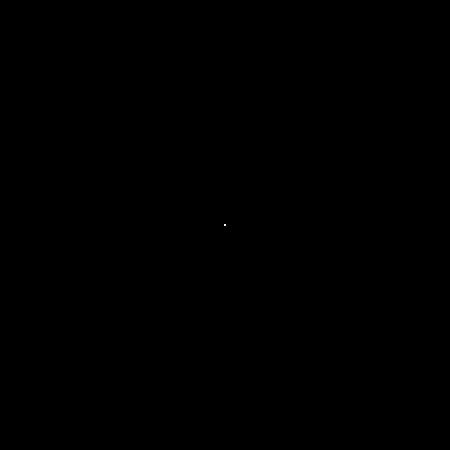
Frame 1 (no input)
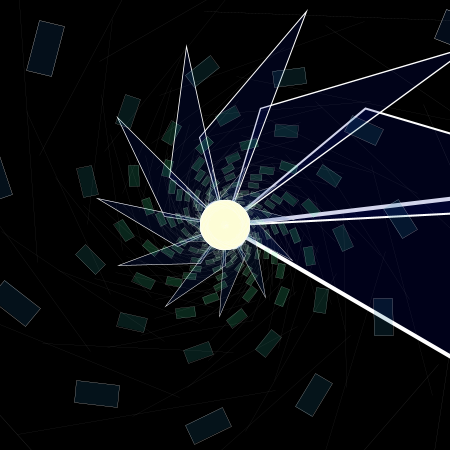
Frame 60 (the mouse pressed at the canvas centre just before this capture)
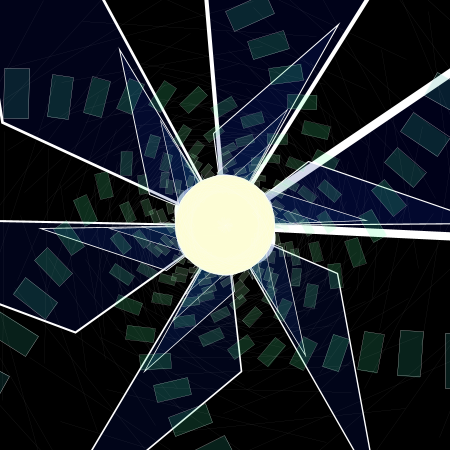
Frame 120 (the mouse held since frame 60 and released just before this capture)

The Processing sketch that drew these frames (run headless with seeded random() and noise(); from frame 60 on, the mouse is pressed at the canvas centre):

// Processing sketch: processing_118078
// ── processing_118078.pde

float angle = 0;
float xnoise = random(15);
float ynoise = random(15);

void setup() {
  
  size(450,450);
  frameRate(8);
  
}

void draw() {
  background(0);
  
  for(float i =1; i<250;i++) {
    pushMatrix();
    translate(width/2,height/2);
   float col = (noise(ynoise)*i)/2;
   float rad = noise(xnoise)*angle*0.5;
    scale(1/(i/angle*180),1/(i/angle*180));
    rotate(radians(i*rad));
    strokeWeight(0.25);
    stroke(255);
    
   fill(col+i,col+5*i,col+140,45);
   ellipse(0,0,2*i,3*i);
   triangle(0,0,20,10,25,50);
   rect(200,100,25,50);
   stroke(255,70);
   line(rad,col,250,500);
   
    popMatrix();
    angle+=0.2;
  }

}
